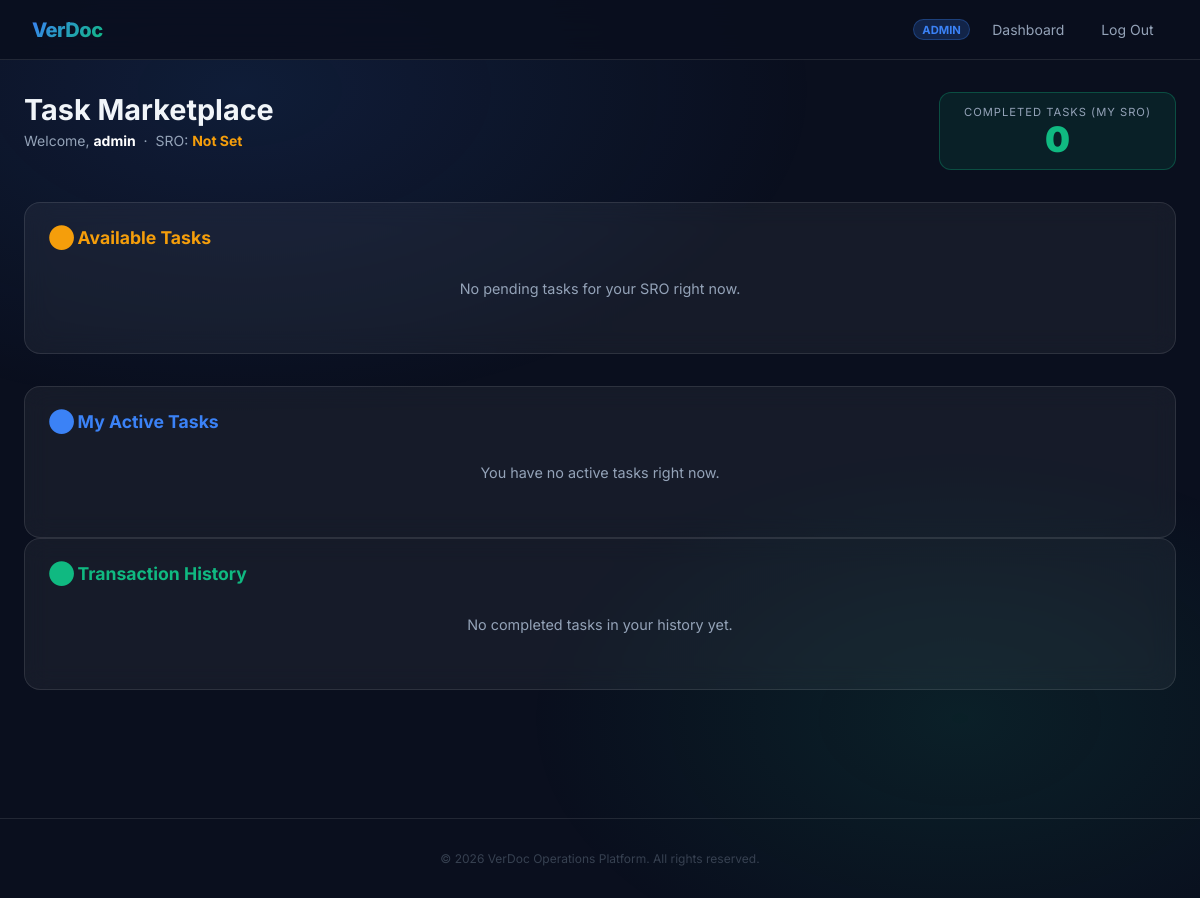
Page /agent/ (signed in) on the committed database.
### core/models.py (models this page shows, shortened)
class CustomUser(AbstractUser):
    role = models.CharField(max_length=10, choices=ROLE_CHOICES, default='CLIENT')
    phone_number = models.CharField(
        max_length=10, unique=True, null=True, blank=True,
        help_text='10-digit mobile number (mandatory for Agents)',
    )
    email = models.EmailField(unique=True)
    aadhar_number = models.CharField(
        max_length=12, blank=True, default='', unique=False,
        verbose_name='Aadhaar Number',
        help_text='12-digit Aadhaar number (format: XXXX XXXX XXXX)',
    )
    pan_number = models.CharField(
        max_length=10, blank=True, default='', unique=False,
        verbose_name='PAN Number',
        help_text='10-character PAN (e.g. ABCDE1234F)',
    )
    state        = models.CharField(max_length=100, blank=True, null=True)
    district     = models.CharField(max_length=100, blank=True, null=True)
    sub_district = models.CharField(max_length=100, blank=True, null=True)
    sro_no       = models.CharField(max_length=50, blank=True, null=True, verbose_name='SRO Number')
    last_active = models.DateTimeField(null=True, blank=True, verbose_name='Last Active')

### core/views.py (the view)
# urls.py: path('agent/',                            views.AgentDashboardView.as_view(),  name='agent_dashboard'),
class AgentDashboardView(LoginRequiredMixin, ListView):
    model               = LoanOperation
    template_name       = 'core/agent_dashboard.html'
    context_object_name = 'available_tasks'
    def get_context_data(self, **kwargs):
        context = super().get_context_data(**kwargs)
        user    = self.request.user
        context['available_tasks'] = (
            LoanOperation.objects
            .filter(
                status='PENDING',
                state=user.state,
                district=user.district,
                sub_district=user.sub_district,
                sro_no=user.sro_no,
            )
            .order_by('created_at')
            .exclude(client=user)
        )
        context['my_tasks'] = (
            LoanOperation.objects
            .filter(agent=user)
            .exclude(status='COMPLETED')
            .order_by('created_at')
        )
        context['approved_count'] = (
            LoanOperation.objects
            .filter(
                agent=user,
                status='COMPLETED',
                sro_no=user.sro_no,
            ).count()
        )
        context['completed_tasks'] = (
            LoanOperation.objects
            .filter(agent=user, status='COMPLETED')
            .order_by('-updated_at')
        )
        return context
    def get_queryset(self):
        return LoanOperation.objects.none()

### templates/core/agent_dashboard.html (shortened to what this page needs)
{% extends 'base.html' %}
{% load custom_filters %}
{% block content %}
<div
  style="display:flex;justify-content:space-between;align-items:flex-start;flex-wrap:wrap;gap:1rem;margin-bottom:2rem;">
  <div>
    <h1 style="margin:0;font-size:1.8rem;">Task Marketplace</h1>
    <p style="color:var(--muted);font-size:0.875rem;margin-top:0.3rem;">
      Welcome, <strong style="color:white;">{{ request.user.get_full_name|default:request.user.username }}</strong>
      &nbsp;·&nbsp;
      SRO: <strong style="color:var(--warning);">{{ request.user.sro_no|default:"Not Set" }}</strong>
    </p>
  </div>
  <div
    style="background:rgba(16,185,129,0.1);border:1px solid rgba(16,185,129,0.3);border-radius:12px;padding:0.75rem 1.5rem;text-align:center;">
    <div style="font-size:0.7rem;color:var(--muted);text-transform:uppercase;letter-spacing:1px;margin-bottom:0.2rem;">
      Completed Tasks (My SRO)</div>
    <div style="font-size:2.2rem;font-weight:900;color:#10b981;line-height:1;">{{ approved_count }}</div>
  </div>
</div>
<div class="glass" style="padding:1.5rem;margin-bottom:2rem;">
  <h2 style="margin-top:0;font-size:1.1rem;color:var(--warning);">⬤ Available Tasks</h2>
  {% if available_tasks %}
  {% for task in available_tasks %}
  <div
    style="background:rgba(255,255,255,0.03);border:1px solid var(--glass-border);border-radius:10px;padding:1.25rem;margin-bottom:1rem;">
    <div style="display:flex;justify-content:space-between;align-items:flex-start;flex-wrap:wrap;gap:0.75rem;">
      <div>
        <div style="font-weight:700;font-size:1rem;margin-bottom:0.25rem;">
          {{ task.get_operation_type_display }}
          {% if task.amount %}<span style="font-weight:400;color:var(--muted);font-size:0.85rem;">— ₹{{ task.amount|inr }}</span>{% endif %}
        </div>
        <div style="font-size:0.8rem;color:var(--muted);">
          SRO: {{ task.sro_no|default:"N/A" }}&nbsp;·&nbsp;{{ task.district|default:"" }}{% if task.district %}, {% endif %}{{ task.state|default:"" }}
          &nbsp;·&nbsp; {{ task.created_at|date:"M d, Y" }}
        </div>
        {% if task.bhu_aadhar %}
        <div style="margin-top:0.5rem;">
          <div class="bhu-plate">
              <span class="bhu-strip">BHU</span>
              {{ task.bhu_aadhar|slice:":5" }}
              <span style="opacity:0.4;"> </span>
              {{ task.bhu_aadhar|slice:"5:10" }}
              <span style="opacity:0.4;"> </span>
              {{ task.bhu_aadhar|slice:"10:" }}
          </div>
        </div>
        {% else %}
        <div style="margin-top:0.5rem;">
          <div class="bhu-plate" style="background: rgba(255,255,255,0.05); border-color: rgba(255,255,255,0.1); color: #94a3b8; box-shadow: none;">
              <span class="bhu-strip" style="background: #475569;">REF</span>
              TXN-{{ task.id|stringformat:"06d" }}
          </div>
        </div>
        {% endif %}
      </div>
      <form method="post" action="{% url 'accept_task' task.pk %}">
        {% csrf_token %}
        <button type="submit" class="btn-primary" style="font-size:0.85rem;">Accept Task</button>
      </form>
    </div>
  </div>
  {% endfor %}
  {% else %}
  <div style="color:var(--muted);padding:2rem 0;text-align:center;font-size:0.9rem;">
    No pending tasks for your SRO right now.
  </div>
  {% endif %}
</div>
<div class="glass" style="padding:1.5rem;">
  <h2 style="margin-top:0;font-size:1.1rem;color:var(--primary);">⬤ My Active Tasks</h2>
  {% if my_tasks %}
  {% for task in my_tasks %}
  <div
    style="background:rgba(255,255,255,0.03);border:1px solid var(--glass-border);border-radius:10px;padding:1.25rem;margin-bottom:1rem;">
    <div style="display:flex;justify-content:space-between;align-items:flex-start;flex-wrap:wrap;gap:0.75rem;">
      <div>
        <div style="font-weight:700;font-size:1rem;margin-bottom:0.25rem;">
          {{ task.get_operation_type_display }}
          {% if task.amount %}<span style="font-weight:400;color:var(--muted);font-size:0.85rem;">— ₹{{ task.amount|inr }}</span>{% endif %}
        </div>
        <div style="font-size:0.8rem;color:var(--muted);">
          Client: {{ task.client.get_full_name|default:task.client.email }}
          &nbsp;·&nbsp; SRO: {{ task.sro_no|default:"N/A" }}
          &nbsp;·&nbsp; {{ task.created_at|date:"M d, Y" }}
        </div>
        {% if task.bhu_aadhar %}
        <div style="margin-top:0.5rem;">
          <div class="bhu-plate">
              <span class="bhu-strip">BHU</span>
              {{ task.bhu_aadhar|slice:":5" }}
              <span style="opacity:0.4;"> </span>
              {{ task.bhu_aadhar|slice:"5:10" }}
              <span style="opacity:0.4;"> </span>
              {{ task.bhu_aadhar|slice:"10:" }}
          </div>
        </div>
        {% else %}
        <div style="margin-top:0.5rem;">
          <div class="bhu-plate" style="background: rgba(255,255,255,0.05); border-color: rgba(255,255,255,0.1); color: #94a3b8; box-shadow: none;">
              <span class="bhu-strip" style="background: #475569;">REF</span>
              TXN-{{ task.id|stringformat:"06d" }}
          </div>
        </div>
        {% endif %}
      </div>
      <div style="display:flex;gap:0.5rem;flex-wrap:wrap;align-items:center;">
        <a href="{% url 'verify_documents' task.pk %}"
          style="font-size:0.8rem;background:linear-gradient(135deg,var(--warning),#d97706);color:#1a1a1a;font-weight:700;padding:0.45rem 0.9rem;border-radius:8px;text-decoration:none;">
          📄 Review Docs
        </a>
        <a href="{% url 'complete_task' task.pk %}"
          style="font-size:0.8rem;background:linear-gradient(135deg,var(--success),#059669);color:white;font-weight:700;padding:0.45rem 0.9rem;border-radius:8px;text-decoration:none;">
          ✓ Complete
        </a>
        <form method="post" action="{% url 'undo_accept_task' task.pk %}"
          onsubmit="return confirm('Return this task to the marketplace?');">
          {% csrf_token %}
          <button type="submit"
            style="font-size:0.8rem;background:rgba(239,68,68,0.15);color:#ef4444;border:1px solid rgba(239,68,68,0.3);font-weight:600;padding:0.45rem 0.9rem;border-radius:8px;cursor:pointer;">
            ↩ Undo Accept
          </button>
        </form>
      </div>
    </div>
  </div>
  {% endfor %}
  {% else %}
  <div style="color:var(--muted);padding:2rem 0;text-align:center;font-size:0.9rem;">
    You have no active tasks right now.
  </div>
  {% endif %}
</div>
<div class="glass" style="padding:1.5rem;margin-bottom:2rem;">
  <h2 style="margin-top:0;font-size:1.1rem;color:var(--success);">⬤ Transaction History</h2>
  {% if completed_tasks %}
  {% for task in completed_tasks %}
  <div
    style="background:rgba(255,255,255,0.03);border:1px solid var(--glass-border);border-radius:10px;padding:1.25rem;margin-bottom:1rem;">
    <div style="display:flex;justify-content:space-between;align-items:flex-start;flex-wrap:wrap;gap:0.75rem;">
      <div>
        <div style="font-weight:700;font-size:1rem;margin-bottom:0.25rem;">
          {{ task.get_operation_type_display }}
          {% if task.amount %}<span style="font-weight:400;color:var(--muted);font-size:0.85rem;">— ₹{{ task.amount|inr }}</span>{% endif %}
        </div>
        <div style="font-size:0.8rem;color:var(--muted);">
          Client: {{ task.client.get_full_name|default:task.client.email }}
          &nbsp;·&nbsp; SRO: {{ task.sro_no|default:"N/A" }}
          &nbsp;·&nbsp; Completed: {{ task.updated_at|date:"M d, Y" }}
        </div>
        {% if task.bhu_aadhar %}
        <div style="margin-top:0.5rem;">
          <div class="bhu-plate">
              <span class="bhu-strip">BHU</span>
              {{ task.bhu_aadhar|slice:":5" }}
              <span style="opacity:0.4;"> </span>
              {{ task.bhu_aadhar|slice:"5:10" }}
              <span style="opacity:0.4;"> </span>
              {{ task.bhu_aadhar|slice:"10:" }}
          </div>
        </div>
        {% else %}
        <div style="margin-top:0.5rem;">
          <div class="bhu-plate" style="background: rgba(255,255,255,0.05); border-color: rgba(255,255,255,0.1); color: #94a3b8; box-shadow: none;">
              <span class="bhu-strip" style="background: #475569;">REF</span>
              TXN-{{ task.id|stringformat:"06d" }}
          </div>
        </div>
        {% endif %}
      </div>
      <div style="display:flex;gap:0.5rem;flex-wrap:wrap;align-items:center;">
        <span style="background:rgba(16,185,129,0.2);color:var(--success);padding:0.3rem 0.6rem;border-radius:4px;font-size:0.78rem;margin-right:0.5rem;">Completed</span>
        <a href="{% url 'operation_history' task.id %}"
          style="font-size:0.8rem;background:rgba(255,255,255,0.05);border:1px solid rgba(255,255,255,0.1);color:var(--warning);font-weight:700;padding:0.45rem 0.9rem;border-radius:8px;text-decoration:none;">
          &#x1F4DC; Ledger
        </a>
      </div>
    </div>
  </div>
  {% endfor %}
  {% else %}
  <div style="color:var(--muted);padding:2rem 0;text-align:center;font-size:0.9rem;">
    No completed tasks in your history yet.
  </div>
  {% endif %}
</div>
{% endblock %}

### templates/base.html (shortened to what this page needs)
<!DOCTYPE html>
<html lang="en">
<head>
</head>
<body>
<nav>
    <a href="{% url 'dashboard' %}" class="nav-brand">VerDoc</a>
    <div class="nav-links">
        {% if user.is_authenticated %}
            <span class="nav-badge">{{ user.get_role_display|default:user.role }}</span>
            <a href="{% url 'dashboard' %}">Dashboard</a>
            <form method="post" action="{% url 'logout' %}" style="display:inline;">
                <button type="submit" style="background:none;border:none;color:var(--muted);font-size:0.875rem;padding:0.4rem 0.9rem;border-radius:6px;cursor:pointer;font-family:inherit;transition:all 0.2s;" onmouseover="this.style.color='var(--text)';this.style.background='var(--glass-bg)'" onmouseout="this.style.color='var(--muted)';this.style.background='none'">Log Out</button>
            </form>
        {% else %}
            <a href="{% url 'login' %}">Log In</a>
            <a href="{% url 'signup' %}">Sign Up</a>
        {% endif %}
    </div>
</nav>
<main>
    {% block content %}{% endblock %}
</main>
<footer>
    &copy; 2026 VerDoc Operations Platform. All rights reserved.
</footer>
</body>
</html>

### templates/base.html (style rules this page uses)
:root { --primary: #3b82f6; --success: #10b981; --warning: #f59e0b; --danger: #ef4444; --bg: #0a0f1e; --surface: #111827; --glass-bg: rgba(255,255,255,0.05); --glass-border:rgba(255,255,255,0.10); --text: #f1f5f9; --muted: #94a3b8; }
*, *::before, *::after { box-sizing: border-box; margin: 0; padding: 0; }
body { font-family: 'Inter', sans-serif; background: var(--bg); color: var(--text); min-height: 100vh; }
body::before { content: ''; position: fixed; inset: 0; background: radial-gradient(ellipse 80% 60% at 20% 10%, rgba(59,130,246,0.12) 0%, transparent 60%), radial-gradient(ellipse 60% 50% at 80% 80%, rgba(16,185,129,0.10) 0%, transparent 60%); pointer-events: none; z-index: 0; }
nav { position: sticky; top: 0; z-index: 100; background: rgba(10,15,30,0.85); backdrop-filter: blur(16px); border-bottom: 1px solid var(--glass-border); padding: 0 2rem; display: flex; align-items: center; justify-content: space-between; height: 60px; }
.nav-brand { font-size: 1.25rem; font-weight: 800; letter-spacing: -0.5px; background: linear-gradient(135deg, var(--primary), var(--success)); -webkit-background-clip: text; -webkit-text-fill-color: transparent; text-decoration: none; }
.nav-links { display: flex; gap: 0.5rem; align-items: center; }
.nav-links a { color: var(--muted); text-decoration: none; font-size: 0.875rem; padding: 0.4rem 0.9rem; border-radius: 6px; transition: all 0.2s; }
.nav-badge { font-size: 0.7rem; font-weight: 700; padding: 0.15rem 0.5rem; border-radius: 99px; background: rgba(59,130,246,0.2); color: var(--primary); border: 1px solid rgba(59,130,246,0.3); }
main { position: relative; z-index: 1; max-width: 1200px; margin: 0 auto; padding: 2rem 1.5rem; }
.glass { background: var(--glass-bg); border: 1px solid var(--glass-border); border-radius: 16px; backdrop-filter: blur(12px); }
footer { text-align: center; font-size: 0.75rem; color: #374151; padding: 2rem; border-top: 1px solid var(--glass-border); margin-top: 4rem; position: relative; z-index: 1; }

### rows in the picture
CustomUser: role "ADMIN", user.get_full_name "admin", user.sro_no "Not Set"

### other values in the picture
{{ approved_count }} "0"
